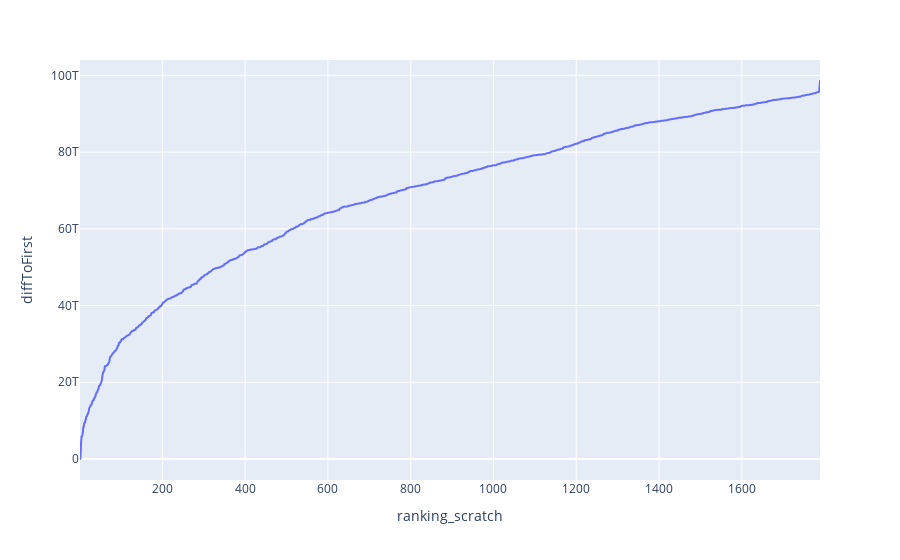
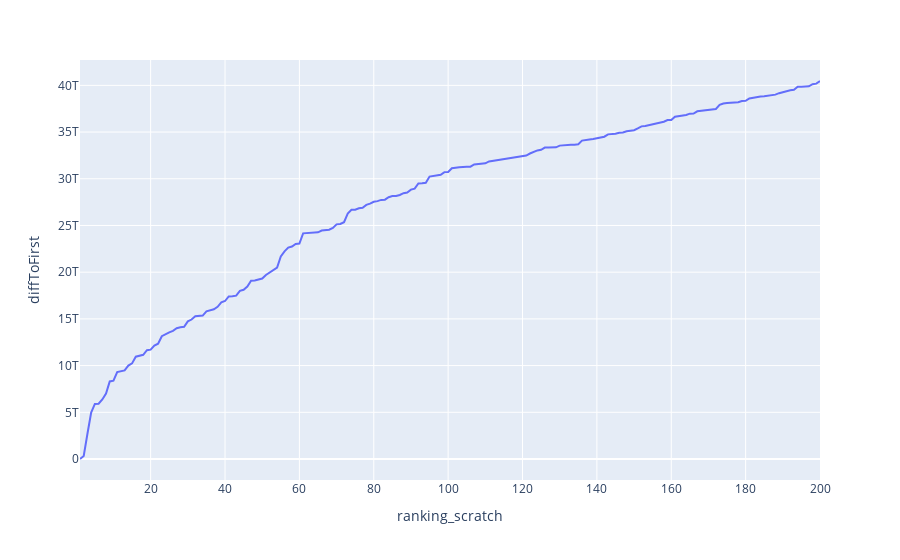

The notebook cell saved with these charts, in order:
### Markdown cell above
### Time of arrival

The time difference from the first arrived. Not sure about the unit of measurement... it's an automatic conversion from type deltaTime, so could be something like milliseconds. Don't really care, I was interested into the curve

### Code cell
fig = px.line(df, x='ranking_scratch', y="diffToFirst")
fig.show()

print("Same analysis for top 200 finishers:")
fig = px.line(df[:200], x='ranking_scratch', y="diffToFirst")
fig.show()

### Figure 1 — Plotly figure (JSON) as saved in the notebook; plotly's stock layout.template omitted (floating-point values rounded to 4 significant figures; data arrays with more than 128 entries replaced by an {"elided": "..."} marker saying what was removed)
{"data": [{"hovertemplate": "ranking_scratch=%{x}<br>diffToFirst=%{y}<extra></extra>", "legendgroup": "", "line": {"color": "#636efa", "dash": "solid"}, "marker": {"symbol": "circle"}, "mode": "lines", "name": "", "showlegend": false, "type": "scattergl", "x": {"elided": "1789 int values"}, "xaxis": "x", "y": {"elided": "1789 int values"}, "yaxis": "y"}], "layout": {"legend": {"tracegroupgap": 0}, "margin": {"t": 60}, "xaxis": {"anchor": "y", "domain": [0, 1], "title": {"text": "ranking_scratch"}}, "yaxis": {"anchor": "x", "domain": [0, 1], "title": {"text": "diffToFirst"}}}}

### Figure 2 — Plotly figure (JSON) as saved in the notebook; plotly's stock layout.template omitted (floating-point values rounded to 4 significant figures; data arrays with more than 128 entries replaced by an {"elided": "..."} marker saying what was removed)
{"data": [{"hovertemplate": "ranking_scratch=%{x}<br>diffToFirst=%{y}<extra></extra>", "legendgroup": "", "line": {"color": "#636efa", "dash": "solid"}, "marker": {"symbol": "circle"}, "mode": "lines", "name": "", "orientation": "h", "showlegend": false, "type": "scatter", "x": {"elided": "200 int values"}, "xaxis": "x", "y": {"elided": "200 int values"}, "yaxis": "y"}], "layout": {"legend": {"tracegroupgap": 0}, "margin": {"t": 60}, "xaxis": {"anchor": "y", "domain": [0, 1], "title": {"text": "ranking_scratch"}}, "yaxis": {"anchor": "x", "domain": [0, 1], "title": {"text": "diffToFirst"}}}}
